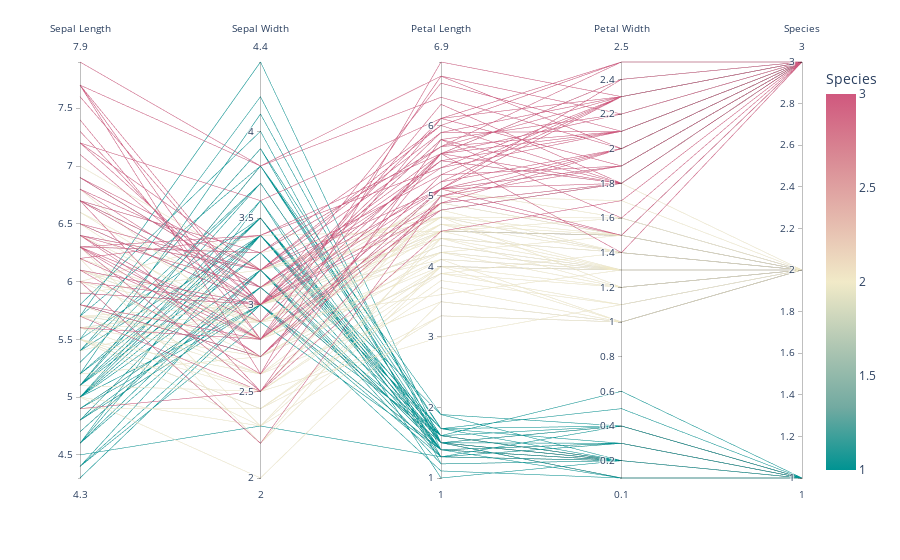

The code cell stored with this chart in its notebook:
### Code cell
# import plotly.express as px
# df = px.data.iris()
# fig = px.parallel_coordinates(df, color="species_id", labels={"species_id": "Species",
#                 "sepal_width": "Sepal Width", "sepal_length": "Sepal Length",
#                 "petal_width": "Petal Width", "petal_length": "Petal Length", },
#                              color_continuous_scale=px.colors.diverging.Tealrose,
#                              color_continuous_midpoint=2)
# fig.show()

### Figure 1 — Plotly figure (JSON) as saved in the notebook; plotly's stock layout.template omitted (floating-point values rounded to 4 significant figures; data arrays with more than 128 entries replaced by an {"elided": "..."} marker saying what was removed)
{"data": [{"dimensions": [{"label": "Sepal Length", "values": {"elided": "150 float values"}}, {"label": "Sepal Width", "values": {"elided": "150 float values"}}, {"label": "Petal Length", "values": {"elided": "150 float values"}}, {"label": "Petal Width", "values": {"elided": "150 float values"}}, {"label": "Species", "values": {"elided": "150 int values"}}], "domain": {"x": [0, 1], "y": [0, 1]}, "line": {"color": {"elided": "150 int values"}, "coloraxis": "coloraxis"}, "name": "", "type": "parcoords"}], "layout": {"coloraxis": {"cmid": 2, "colorbar": {"title": {"text": "Species"}}, "colorscale": [[0, "rgb(0, 147, 146)"], [0.1667, "rgb(114, 170, 161)"], [0.3333, "rgb(177, 199, 179)"], [0.5, "rgb(241, 234, 200)"], [0.6667, "rgb(229, 185, 173)"], [0.8333, "rgb(217, 137, 148)"], [1, "rgb(208, 88, 126)"]]}, "legend": {"tracegroupgap": 0}, "margin": {"t": 60}}}
